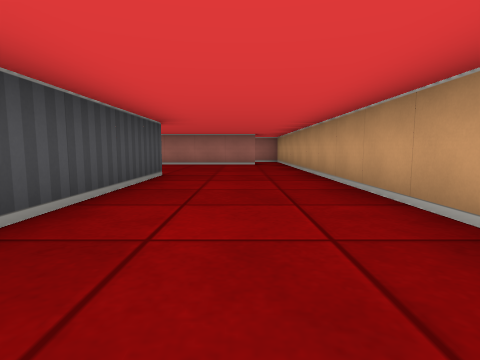
view 1 (above)

19 first-person views from a walk through a cub3D maze. The camera is about half as high as the walls, tilts 6° down and sees 80° across. The floor is counted in squares. Each view is taken from the middle of a square. On the plan, view 1 faces up. The plan holds only what a view shows up to about 9 squares ahead; the rest is blank.

view 2
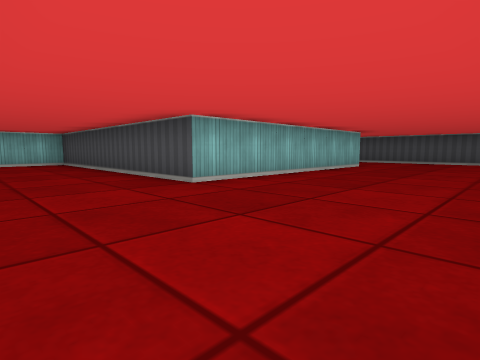

view 3
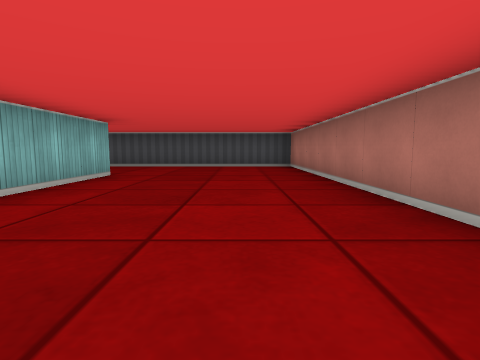

view 4
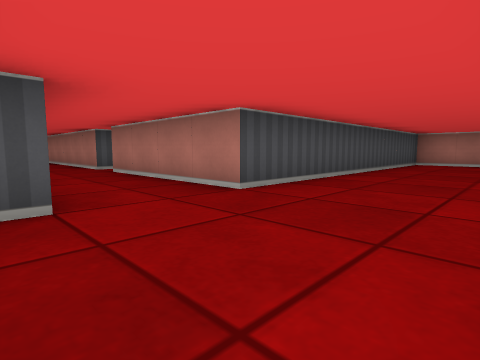

view 5
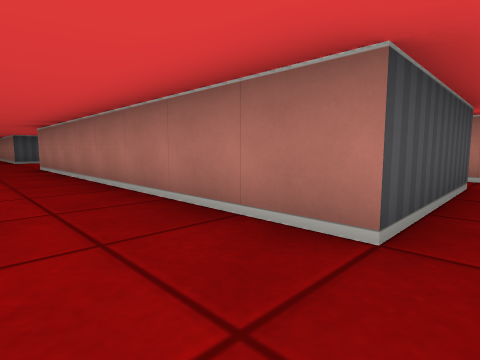

view 6
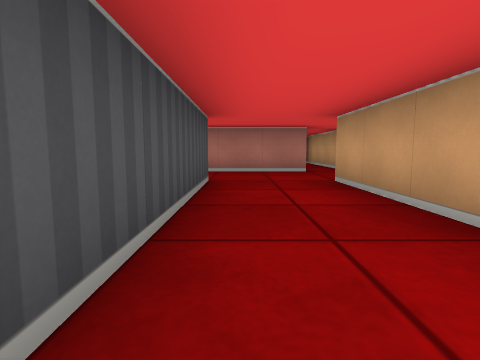

view 7
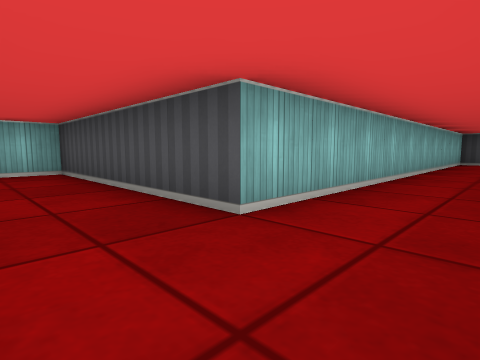

view 8
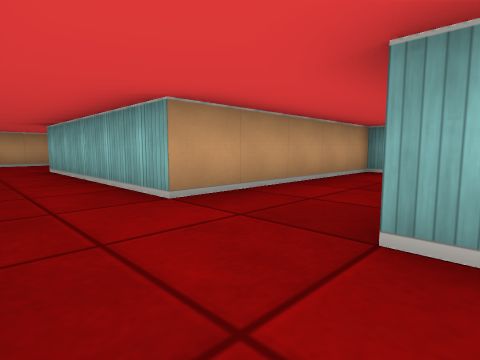

view 9
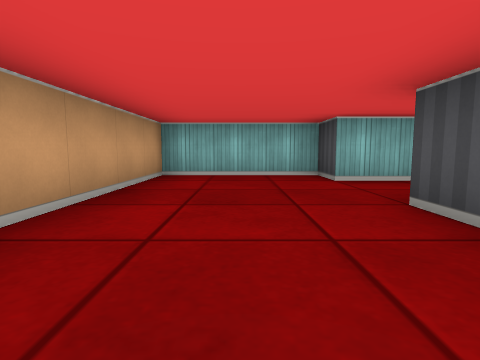

view 10
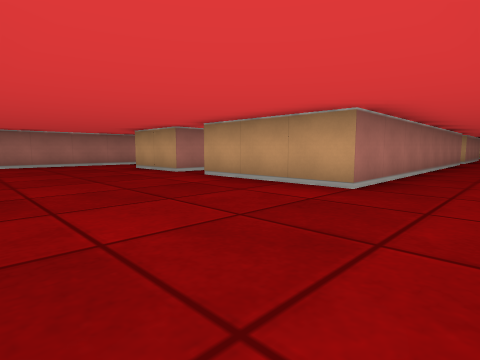

view 11
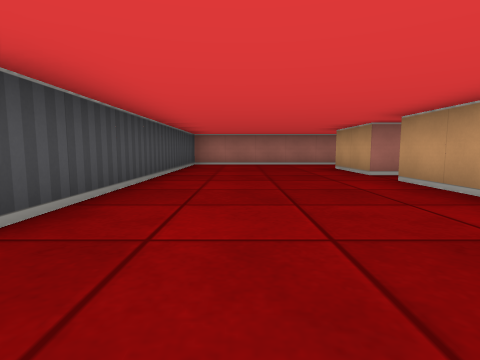

view 12
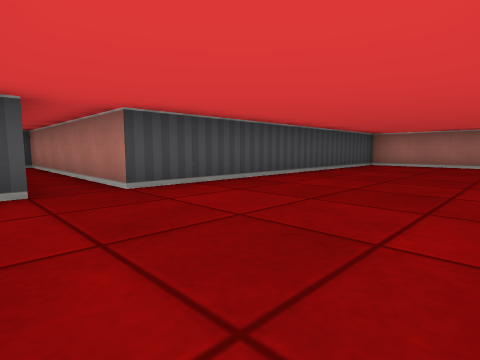

view 13
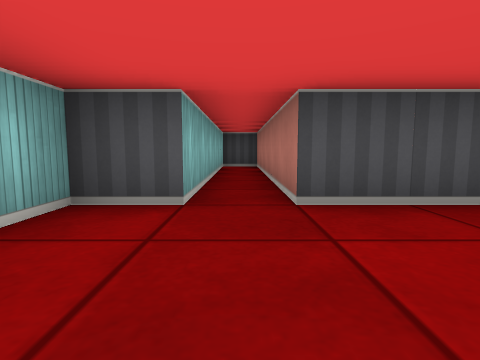

view 14
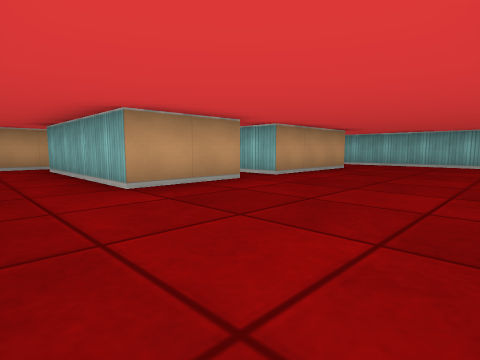

view 15
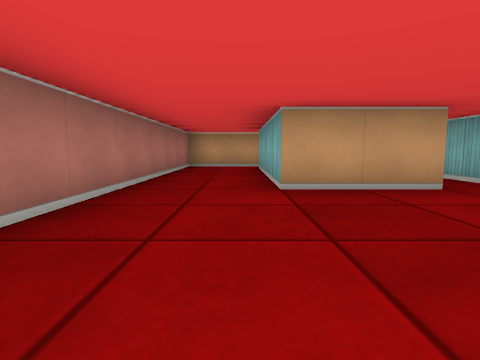

view 16
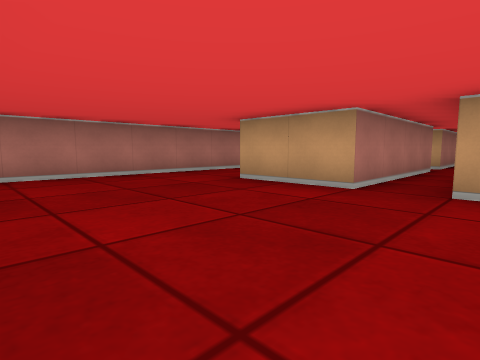

view 17
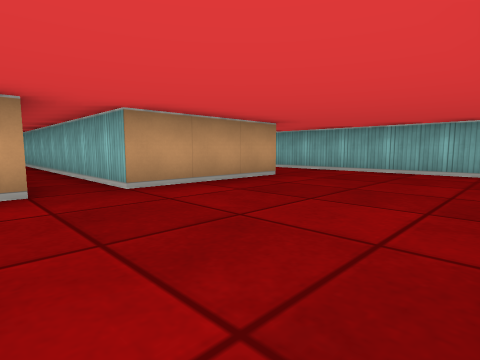

view 18
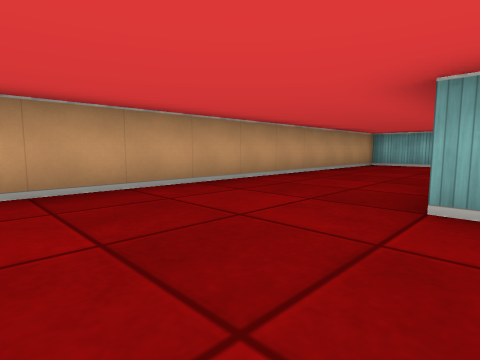

view 19
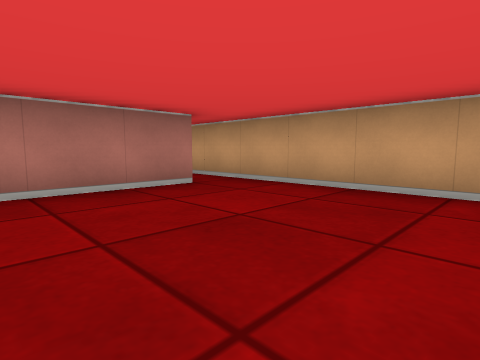

### Floor plan
Ten units are one square. View 1 is at (0, 0); x grows to the right and y downward. Boxes are objects, and circles mark ways between rooms. Rooms are numbered by the first view taken in them; rooms with no view inside come last. Other rooms are left out.
<svg viewBox="-340 -115 360 175">
<path fill="none" stroke="#000" d="M-75 -55 -15 -55 -15 15 15 15 15 -110M-145 -25 -145 -40M-155 -45 -155 -15 -235 -15M-38 -95 -105 -95 -105 -15 -145 -15M6 -95 -18 -95M-245 5 -175 5 -175 55 -155 55 -155 5 -105 5 -105 15 -75 15 -75 -22M-235 -55 -235 -75 -195 -75M-235 -15 -235 -45M-185 -72 -185 -95 -275 -95 -275 -15 -335 -15 -335 -5M-331 -5 -275 -5 -275 5 -245 5M-195 -55 -235 -55M-154 -55 -185 -55M-235 -45 -165 -45"/>
<circle cx="-235" cy="-5" r="3" fill="#2a7"/>
<circle cx="-150" cy="-40" r="3" fill="#2a7"/>
<circle cx="-240" cy="-50" r="3" fill="#2a7"/>
<text x="-80" y="-30">1</text>
<text x="-250" y="-50">2</text>
<text x="-190" y="-50">3</text>
</svg>
Room 1 opens to room 2. Room 1 opens to room 3. Room 2 opens to room 3.

Where each view was taken, in squares from view 1:
view 1: 0 up, 0 right, facing up
view 2: 9 up, 1 right, facing down-left
view 3: 8 up, 2 left, facing left
view 4: 1 down, 8 left, facing up-left
view 5: 0 up, 15 left, facing up-left
view 6: 5 down, 17 left, facing up
view 7: 1 up, 16 left, facing down-left
view 8: 1 up, 18 left, facing down-right
view 9: 4 up, 9 left, facing down
view 10: 0 up, 27 left, facing up-right
view 11: 0 up, 26 left, facing up
view 12: 0 up, 24 left, facing up-left
view 13: 1 up, 25 left, facing left
view 14: 9 up, 27 left, facing down-right
view 15: 8 up, 27 left, facing right
view 16: 4 up, 27 left, facing up-right
view 17: 6 up, 27 left, facing down-right
view 18: 8 up, 2 left, facing down-right
view 19: 6 up, 2 left, facing up-right
